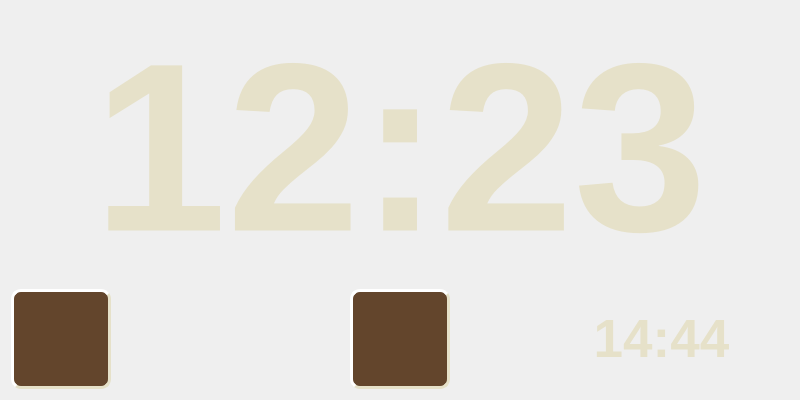
<?xml version="1.0" encoding="UTF-8"?>
<ui version="4.0">
 <class>FormMain</class>
 <widget class="QWidget" name="FormMain">
  <property name="geometry">
   <rect>
    <x>0</x>
    <y>0</y>
    <width>800</width>
    <height>400</height>
   </rect>
  </property>
  <property name="windowTitle">
   <string>Form</string>
  </property>
  <layout class="QVBoxLayout" name="verticalLayout">
   <item>
    <layout class="QHBoxLayout" name="horizontalLayout">
     <item>
      <widget class="QLabel" name="labelTime">
       <property name="sizePolicy">
        <sizepolicy hsizetype="Preferred" vsizetype="Expanding">
         <horstretch>0</horstretch>
         <verstretch>0</verstretch>
        </sizepolicy>
       </property>
       <property name="font">
        <font>
         <family>Liberation Sans</family>
         <pointsize>180</pointsize>
         <italic>false</italic>
         <bold>true</bold>
         <kerning>true</kerning>
        </font>
       </property>
       <property name="styleSheet">
        <string notr="true">color: rgb(230, 225, 201);</string>
       </property>
       <property name="text">
        <string>12:23</string>
       </property>
       <property name="alignment">
        <set>Qt::AlignCenter</set>
       </property>
      </widget>
     </item>
    </layout>
   </item>
   <item>
    <layout class="QGridLayout" name="gridLayout" columnstretch="1,1,1">
     <item row="0" column="1">
      <layout class="QHBoxLayout" name="horizontalLayout_3">
       <item>
        <spacer name="horizontalSpacer_2">
         <property name="orientation">
          <enum>Qt::Horizontal</enum>
         </property>
         <property name="sizeHint" stdset="0">
          <size>
           <width>40</width>
           <height>20</height>
          </size>
         </property>
        </spacer>
       </item>
       <item>
        <widget class="QPushButton" name="pushButtonSetAlarm">
         <property name="minimumSize">
          <size>
           <width>100</width>
           <height>100</height>
          </size>
         </property>
         <property name="styleSheet">
          <string notr="true">QPushButton {
    background-color: rgb(99, 69, 44);
    border-style: outset;
    border-width: 3px;
    border-radius: 10px;
    border-color: rgb(230, 225, 201);
    padding: 6px;
	image: url(:/icons/icons/alarm-on-on.svg);
}

QPushButton:pressed {
    border-style: inset;
	border-color: rgb(172, 147,98);

	image: url(:/icons/icons/alarm-on-off.svg);
}</string>
         </property>
         <property name="text">
          <string/>
         </property>
         <property name="checkable">
          <bool>false</bool>
         </property>
         <property name="checked">
          <bool>false</bool>
         </property>
        </widget>
       </item>
       <item>
        <spacer name="horizontalSpacer_3">
         <property name="orientation">
          <enum>Qt::Horizontal</enum>
         </property>
         <property name="sizeHint" stdset="0">
          <size>
           <width>40</width>
           <height>20</height>
          </size>
         </property>
        </spacer>
       </item>
      </layout>
     </item>
     <item row="0" column="2">
      <layout class="QHBoxLayout" name="horizontalLayout_4">
       <item>
        <widget class="QLabel" name="labelAlarmTime">
         <property name="sizePolicy">
          <sizepolicy hsizetype="Expanding" vsizetype="Preferred">
           <horstretch>0</horstretch>
           <verstretch>0</verstretch>
          </sizepolicy>
         </property>
         <property name="font">
          <font>
           <family>Liberation Sans</family>
           <pointsize>40</pointsize>
           <italic>false</italic>
           <bold>true</bold>
          </font>
         </property>
         <property name="styleSheet">
          <string notr="true">color: rgb(230, 225, 201);</string>
         </property>
         <property name="text">
          <string>14:44</string>
         </property>
         <property name="alignment">
          <set>Qt::AlignCenter</set>
         </property>
        </widget>
       </item>
      </layout>
     </item>
     <item row="0" column="0">
      <layout class="QHBoxLayout" name="horizontalLayout_2">
       <item>
        <widget class="QPushButton" name="pushButtonSettings">
         <property name="minimumSize">
          <size>
           <width>100</width>
           <height>100</height>
          </size>
         </property>
         <property name="styleSheet">
          <string notr="true">QPushButton {
    background-color: rgb(99, 69, 44);
    border-style: outset;
    border-width: 3px;
    border-radius: 10px;
    border-color: rgb(230, 225, 201);
    padding: 6px;
	image: url(:/icons/icons/settings-on.svg);
}

QPushButton:pressed {
    border-style: inset;
	border-color: rgb(172, 147,98);

	image: url(:/icons/icons/settings-off.svg);
}</string>
         </property>
         <property name="text">
          <string/>
         </property>
        </widget>
       </item>
       <item>
        <spacer name="horizontalSpacer">
         <property name="orientation">
          <enum>Qt::Horizontal</enum>
         </property>
         <property name="sizeHint" stdset="0">
          <size>
           <width>40</width>
           <height>20</height>
          </size>
         </property>
        </spacer>
       </item>
      </layout>
     </item>
    </layout>
   </item>
  </layout>
 </widget>
 <resources/>
 <connections/>
</ui>
